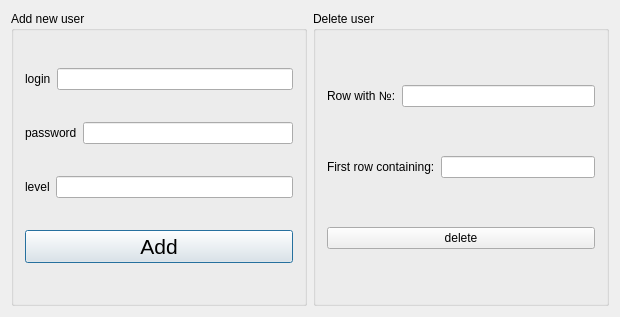
<?xml version="1.0" encoding="UTF-8"?>
<ui version="4.0">
 <class>change</class>
 <widget class="QDialog" name="change">
  <property name="geometry">
   <rect>
    <x>0</x>
    <y>0</y>
    <width>620</width>
    <height>317</height>
   </rect>
  </property>
  <property name="windowTitle">
   <string>change</string>
  </property>
  <layout class="QHBoxLayout" name="horizontalLayout_8">
   <item>
    <widget class="QGroupBox" name="groupBox_2">
     <property name="title">
      <string>Add new user</string>
     </property>
     <layout class="QHBoxLayout" name="horizontalLayout_7">
      <item>
       <layout class="QVBoxLayout" name="verticalLayout_2">
        <item>
         <layout class="QHBoxLayout" name="horizontalLayout">
          <item>
           <widget class="QLabel" name="label_Nlogin">
            <property name="text">
             <string>login</string>
            </property>
           </widget>
          </item>
          <item>
           <widget class="QLineEdit" name="line_Nlogin"/>
          </item>
         </layout>
        </item>
        <item>
         <layout class="QHBoxLayout" name="horizontalLayout_2">
          <item>
           <widget class="QLabel" name="label_Npassword">
            <property name="text">
             <string>password</string>
            </property>
           </widget>
          </item>
          <item>
           <widget class="QLineEdit" name="line_Npassword"/>
          </item>
         </layout>
        </item>
        <item>
         <layout class="QHBoxLayout" name="horizontalLayout_3">
          <item>
           <widget class="QLabel" name="lev">
            <property name="text">
             <string>level</string>
            </property>
           </widget>
          </item>
          <item>
           <widget class="QLineEdit" name="line_level"/>
          </item>
         </layout>
        </item>
        <item>
         <widget class="QPushButton" name="pushButton_change">
          <property name="font">
           <font>
            <pointsize>16</pointsize>
           </font>
          </property>
          <property name="autoFillBackground">
           <bool>false</bool>
          </property>
          <property name="text">
           <string>Add</string>
          </property>
         </widget>
        </item>
       </layout>
      </item>
     </layout>
    </widget>
   </item>
   <item>
    <widget class="QGroupBox" name="groupBox">
     <property name="title">
      <string>Delete user</string>
     </property>
     <layout class="QHBoxLayout" name="horizontalLayout_6">
      <item>
       <layout class="QVBoxLayout" name="verticalLayout">
        <item>
         <layout class="QHBoxLayout" name="horizontalLayout_5">
          <item>
           <widget class="QLabel" name="label_2">
            <property name="text">
             <string>Row with №:</string>
            </property>
           </widget>
          </item>
          <item>
           <widget class="QLineEdit" name="del_id"/>
          </item>
         </layout>
        </item>
        <item>
         <layout class="QHBoxLayout" name="horizontalLayout_4">
          <item>
           <widget class="QLabel" name="label">
            <property name="text">
             <string>First row containing:</string>
            </property>
           </widget>
          </item>
          <item>
           <widget class="QLineEdit" name="del_d"/>
          </item>
         </layout>
        </item>
        <item>
         <widget class="QPushButton" name="del">
          <property name="text">
           <string>delete</string>
          </property>
         </widget>
        </item>
       </layout>
      </item>
     </layout>
    </widget>
   </item>
  </layout>
 </widget>
 <layoutdefault spacing="6" margin="11"/>
 <resources/>
 <connections/>
</ui>
